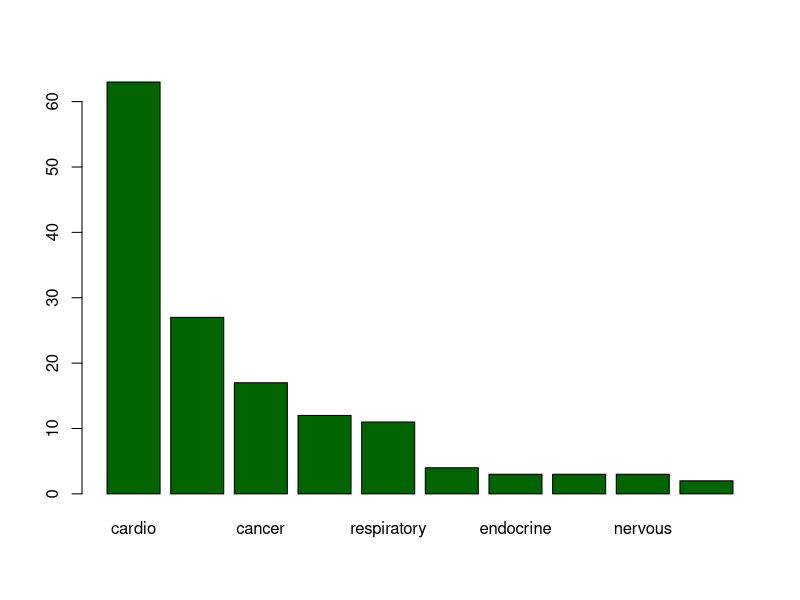
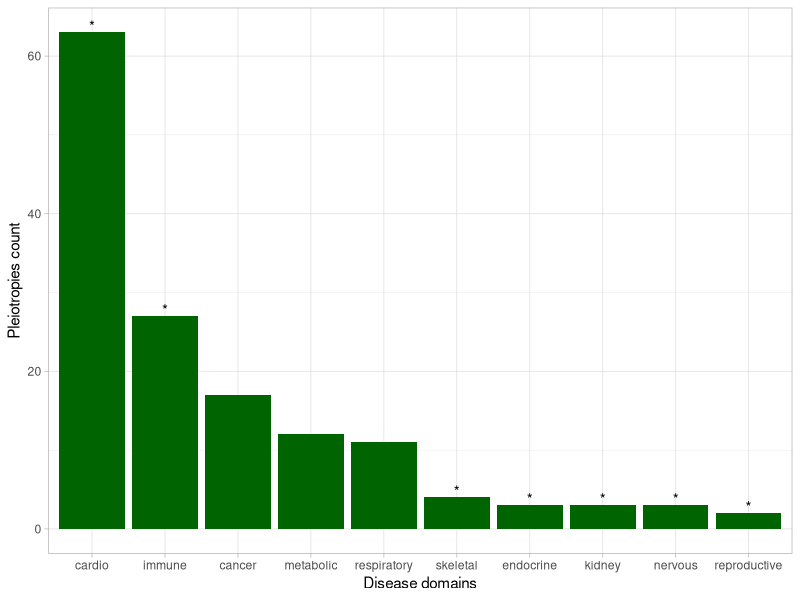

Here is the R script that generated these plots, in order:
############################
############################
#READ THE TABLE WITH PAIRED#
###########################

library(ggplot2)
library(ggsignif)

paired_dataset <- read.csv("full_dataset_paired.csv", header = FALSE, sep = "\t")
summary(paired_dataset)

#concatenate domains on both sides

all_domains <- c(as.character(paired_dataset$V3), as.character(paired_dataset$V10))
elements_2_remove <- c("")
all_domains = all_domains[!(all_domains %in% elements_2_remove)]
tab <- table(all_domains)
barplot(sort(table(all_domains), decreasing = TRUE), col="darkgreen")


#Post-Hoc test for obtaining significant asterisks for ggplot

#In random panorama:

ordered_domains <- sort(table(all_domains), decreasing=TRUE)
expected_domains <- rep(sum(ordered_domains)/length(ordered_domains), length(ordered_domains))

pvalues <- c()
observed_posthoc<- c()
expected_posthoc <- c()
for (i in 1:nrow(ordered_domains)){
  observed_posthoc <- c(ordered_domains[i], sum(ordered_domains[-i]))
  expected_posthoc <- c(expected_domains[i], sum(expected_domains[-i]))
  pv <- as.double(chisq.test(observed_posthoc, p=expected_posthoc/sum(ordered_domains))["p.value"])
  pvalues<- append(pvalues, pv)
}

#adjust FDR
corrected_pvalues <- p.adjust(pvalues, method = "bonferroni", n = length(pvalues))


#ggplot version
histogram_domains <- as.data.frame(cbind(names(ordered_domains),ordered_domains, corrected_pvalues))
ggplot(data=histogram_domains, 
       aes(x=reorder(V1, -as.numeric(as.character(ordered_domains))), 
           y=as.numeric(as.character(ordered_domains)), 
           label = ifelse(as.numeric(as.character(corrected_pvalues)) < 0.05, "*", ""))) + 
         geom_bar(stat = "identity", fill="darkgreen") + xlab("Disease domains") +
  ylab("Pleiotropies count") +
  geom_text(vjust = 0) +
  theme_light()
  





